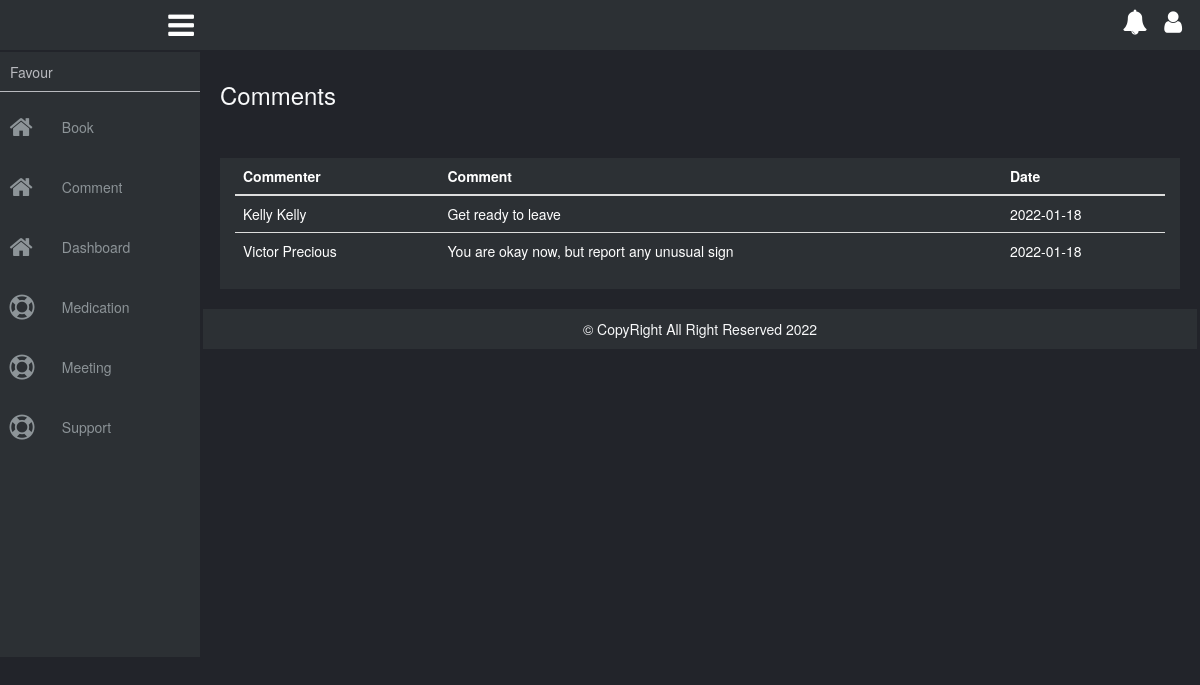
Page /com (signed in) on the committed database.
### tables this page shows
CREATE TABLE `comment` (
  `id` int(11) NOT NULL,
  `name` varchar(30) NOT NULL,
  `commenter` varchar(30) NOT NULL,
  `comment` text NOT NULL,
  `date` date NOT NULL
);

### config/dblink.php (called while the page is built, shortened)
<?php
class DB{
private $connect = NULL;
public function __construct()
  {
$servername = "localhost";
$username = "root";
$password = "";
$dbname = "jobi";
  $this->connect = "";
  try{
  $this->connect = new PDO("mysql:host=$servername;dbname=$dbname", $username, $password);
  $this->connect->setAttribute(PDO::ATTR_ERRMODE, PDO::ERRMODE_EXCEPTION);
  $this->connect->exec("SET CHARACTER SET utf8");
    }
  catch(PDOException $e) {
  echo 'Error: ' . $e->getMessage();
        }
  }
 public function tbl_select($tblquery,$tblvalue = array())
 {
 try{
  $stmt = $this->connect->prepare($tblquery);
  $stmt->execute($tblvalue);
  $results = $stmt->fetchAll(PDO::FETCH_ASSOC);
  return $results;
} catch(PDOException $e) {
    echo 'Error: ' . $e->getMessage();
  }
 }
  }
?>

### page/com.php (the view)
<div class="main-body">
    <h3 class="title">Comments</h3>
    <div class="row no-p notification">
        <div class="col-xs-12">
            <table class="table">
                <thead>
                    <tr>
                        <th>Commenter</th>
                        <th>Comment</th>
                        <th>Date</th>
                    </tr>
                </thead>
                <tbody>
                    <tr>
                        <?php
                            $name = $_SESSION['ln'] . " " . $_SESSION['fn'];
                            $tblquery = "SELECT * FROM comment WHERE name = '$name' ORDER BY date DESC";
                            $tblvalue = array();
                            $select = $collect->tbl_select($tblquery, $tblvalue);
                            foreach($select as $data){
                                extract($data);
                                ?>
                                <?php
                                    echo "
                                        <tr>
                                            <td>$commenter</td>
                                            <td>$comment</td>
                                            <td>$date</td>
                                        </tr>
                                    ";
                            }
                        ?>
                    </tr>
                </tbody>
            </table>
        </div>
    </div>
</div>

### css/style.css (style rules this page uses)
body { background: #22242a; box-sizing: border-box; margin: 0; padding: 0; }
.container, .container-fluid, .no-p, .row { margin: 0; padding: 0; }
table tr th, table tr td { color:#ffffff; }
.main-body { margin: 20px; margin-top: 30px; padding: 0px; }
.main-body .title { color:#F8F9FA; }
.notification { background: #2C3034; height: auto; margin-top: 50px; }

### rows in the picture
comment: commenter "Kelly Kelly", comment "Get ready to leave", date "2022-01-18"
comment: commenter "Victor Precious", comment "You are okay now, but report any unusual sign", date "2022-01-18"

### other values in the picture
$_SESSION['fn'] "Favour"
